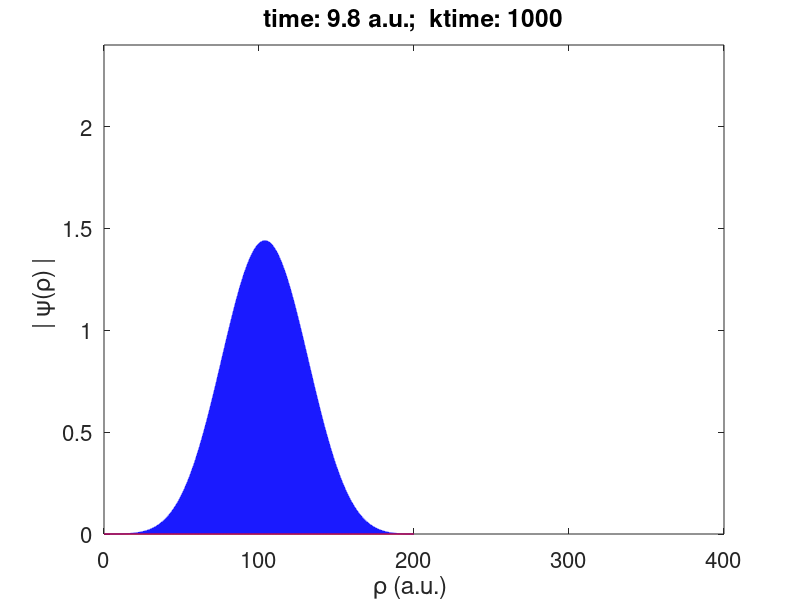
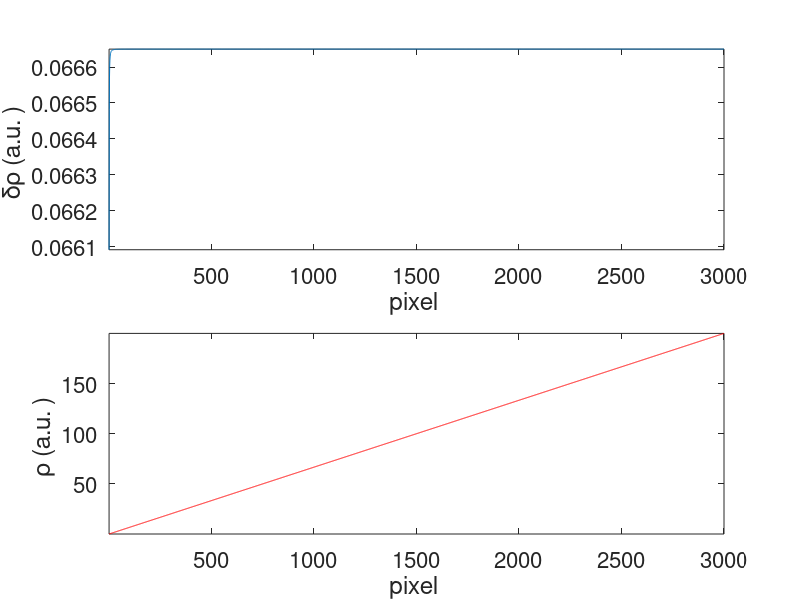
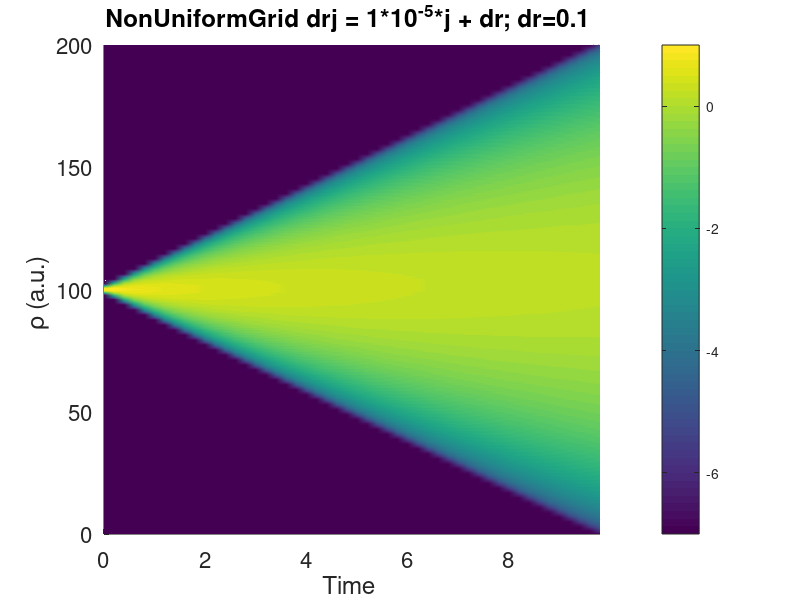

Here is the MATLAB script that generated these plots, in order:
%% Reader Non Uniform Cylindrical Crank-Nicholson 1D
% By Alexis Chacon November, 2011

clear all
A0=importdata('out0.txt');
A1=importdata('out1.txt');
A2=importdata('out2.txt');
A3=importdata('out3.txt');



%% Parameters and axes
snap  = length(A2)-2;
Ntime = A2(snap+1);
snapp = floor(Ntime/snap);
dt    = A2(snap+2); 
t     = A2(1:snap);


Nr    = length(A0(:,1));
dr    = A0(2,1)-A0(1,1);
r     = A0(:,1);

rw    = 15;
r0    = 185;
r1    = 100;

r_n0  = floor( (r1 - rw/2)/dr )+1;
r_n1  = floor( (r1 + rw/2)/dr )+1;

DensProb = reshape(A1,Nr,snap);



[T R] = meshgrid(t,r);


%% Ploting graph

xmin = 0;
xmax = 400;
ymax=2.4;
ymin=0;
 

for ktime=1:snap
    clf
    
for jmovie=1:1    
    aa=area(r(1:Nr),DensProb(1:Nr,ktime)+0.);    
    set(aa(1),'FaceColor',[0.1 0.1 1])
    set(aa(1),'EdgeColor',[0.1 0.1 1])
    
    xlabel('\rho (a.u.) ','fontsize',16 )
    ylabel('| \psi(\rho) | ','fontsize',16 )
    title(...%['norm: '  ,num2str(norma(r,DensProb(:,ktime))),...
        ['time: '  ,num2str(t(ktime)),' a.u.'...
        ';  ktime: ' ,num2str(ktime*snapp)],'fontsize',16)    
    
    hold on

%     aa=area(r(r_n0+1:r_n1),DensProb(r_n0+1:r_n1,ktime)+0.);    
%     set(aa(1),'FaceColor',[0.4 0.4 0.4])
%     set(aa(1),'EdgeColor',[0.4 0.4 0.4])
% 
%     aa=area(r(r_n1+1:Nr),DensProb(r_n1+1:Nr,ktime)+0.);    
%     set(aa(1),'FaceColor',[0.1 0.9 0])
%     set(aa(1),'EdgeColor',[0.1 0.9 0])    
    
    fac=1;%max(A0(:,2))*max(max(DensProb));
    plot(r,A0(:,2)*fac+0,'r','linewidth',1)
    if (mod(ktime,3)==0)
       line([r1 r1],[-2 2],...
           'Color','r','linewidth',2,'linestyle','--') 
       %line([192.4+15 192.4+15],[-2 2],...
        %   'Color','g','linewidth',2,'linestyle','--')        
    end
    ylim([ymin ymax])
    xlim([xmin xmax])
    
    h=gca;    
    set(h,'fontsize',16)
    %F = getframe(fig);
    %aviobj = addframe(aviobj,F);
end
    pause(0.01)
end

%aviobj = close(aviobj);



%% Spacing vs numer of point in rho; 
%  and rho vs number of point in rho

scrsz = get(0,'ScreenSize');
figure('Position',[1 scrsz(4) scrsz(3)*0.7 scrsz(4)*0.5],...
         'Color','w');

subplot(2,1,1)
plot(A0(:,3))
ylabel('\delta\rho (a.u. ) ','fontsize',16 )
xlabel('pixel ','fontsize',16 )
h=gca;    
set(h,'fontsize',16)
axis tight

subplot(2,1,2)
plot(r,'r')
ylabel('\rho (a.u. ) ','fontsize',16 )
xlabel('pixel ','fontsize',16 )
h=gca;    
set(h,'fontsize',16)
axis tight



%% Surfc plot of the wavefunction progation

scrsz = get(0,'ScreenSize');
figure('Position',[1 scrsz(4) scrsz(3)*0.9 scrsz(4)*0.5],...
    'Color','w');

ymax = 200;
xmax = max(t);
xmin = 0.0;

surfc(T,R,log10(DensProb+1e-7),...
        'FaceColor','interp',...
        'EdgeColor','none')    
view(2)
axis tight
xlabel('Time ','fontsize',16 )
ylabel('\rho (a.u.) ','fontsize',16 )
title('NonUniformGrid drj = 1*10^{-5}*j + dr; dr=0.1 ','fontsize',16 )

colorbar('location','EastOutside');
set(gca,'fontsize',16)

%    set(get(h,'XLabel'),'String','Prob  ',...
%     'fontsize',14,'fontweight','b');
%xlim([min(delay) max(delay)])

h=gca;    
set(h,'fontsize',16)

ylim([0 ymax])    
xlim([xmin xmax]) 
caxis([-7 1])


% %% Numeric Error on Norm vs Time Iteration
% figure
% plot((1:snap)*snapp,log10(abs(A3-1)+1e-17))
% ylabel('RelativeErrorNorm ','fontsize',16 )
% xlabel('Time Iteration ','fontsize',16 )
% title('NonUniformGrid drj = 1*10^{-5}*j + dr; dr=0.1 ','fontsize',16 )
% h=gca;    
% set(h,'fontsize',16)
% %%
